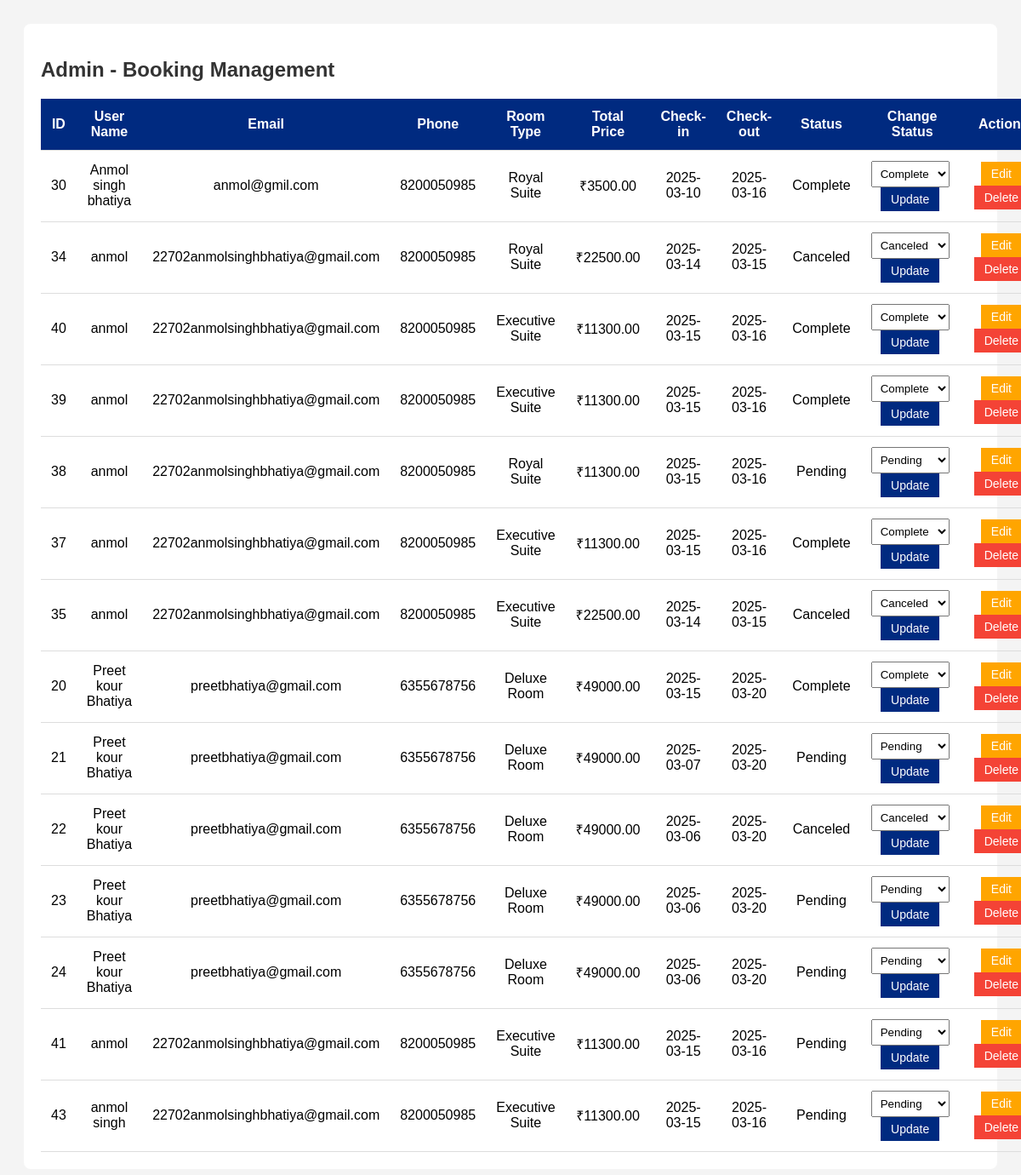
The page /include/Admin/Hotel_booking_detalis.php (signed in) on the database its author committed.
### tables this page shows
CREATE TABLE `hotels_bookings` (
  `id` int(11) NOT NULL,
  `user_name` varchar(255) NOT NULL,
  `user_email` varchar(255) NOT NULL,
  `user_phone` varchar(15) DEFAULT NULL,
  `hotel_id` int(11) DEFAULT NULL,
  `room_type` varchar(100) DEFAULT NULL,
  `total_price` decimal(10,2) DEFAULT NULL,
  `checkin_date` date DEFAULT NULL,
  `checkout_date` date DEFAULT NULL,
  `booking_date` timestamp NULL DEFAULT CURRENT_TIMESTAMP,
  `card_number` varchar(16) NOT NULL,
  `expiry_date` varchar(5) NOT NULL,
  `cvv` varchar(3) NOT NULL,
  `status` enum('pending','complete','canceled') DEFAULT 'pending'
);

### include/Admin/Hotel_booking_detalis.php (the view, shortened to what this page needs)
<?php
$servername = "localhost";
$username = "root";
$password = "";
$dbname = "hotel_booking_system";
$conn = new mysqli($servername, $username, $password, $dbname);
$query = "SELECT * FROM hotels_bookings";
$result = $conn->query($query);
?>
<!DOCTYPE html>
<html lang="en">
<head>
</head>
<body>
<div class="container">
    <h2>Admin - Booking Management</h2>
    <table>
        <thead>
            <tr>
                <th>ID</th>
                <th>User Name</th>
                <th>Email</th>
                <th>Phone</th>
                <th>Room Type</th>
                <th>Total Price</th>
                <th>Check-in</th>
                <th>Check-out</th>
                <th>Status</th>
                <th>Change Status</th>
                <th>Actions</th>
            </tr>
        </thead>
        <tbody>
            <?php while ($row = $result->fetch_assoc()): ?>
                <tr>
                    <td><?php echo $row['id']; ?></td>
                    <td><?php echo $row['user_name']; ?></td>
                    <td><?php echo $row['user_email']; ?></td>
                    <td><?php echo $row['user_phone']; ?></td>
                    <td><?php echo $row['room_type']; ?></td>
                    <td>₹<?php echo $row['total_price']; ?></td>
                    <td><?php echo $row['checkin_date']; ?></td>
                    <td><?php echo $row['checkout_date']; ?></td>
                    <td><?php echo ucfirst($row['status']); ?></td>
                    <td>
                        <form action="" method="POST">
                            <select name="status" required>
                                <option value="pending" <?php if ($row['status'] == 'pending') echo 'selected'; ?>>Pending</option>
                                <option value="complete" <?php if ($row['status'] == 'complete') echo 'selected'; ?>>Complete</option>
                                <option value="canceled" <?php if ($row['status'] == 'canceled') echo 'selected'; ?>>Canceled</option>
                            </select>
                            <input type="submit" name="update_status" class="action-btn update-btn" value="Update">
                        </form>
                    </td>
                    <td>
                        <form action="edit_booking.php" method="GET" style="display:inline;">
                            <input type="submit" class="action-btn edit-btn" value="Edit">
                        </form>
                        <form action="" method="POST" style="display:inline;">
                            <input type="submit" name="delete_booking" class="action-btn delete-btn" value="Delete" onclick="return confirm('Are you sure you want to delete this booking?');">
                        </form>
                    </td>
                </tr>
            <?php endwhile; ?>
        </tbody>
    </table>
</div>
</body>
</html>

### include/Admin/Hotel_booking_detalis.php (style rules this page uses)
body { font-family: Arial, sans-serif; background-color: #f4f4f4; padding: 20px; }
.container { max-width: 1200px; margin: 0 auto; background-color: #fff; padding: 20px; border-radius: 8px; }
h2 { color: #333; }
table { width: 100%; border-collapse: collapse; }
th, td { padding: 12px; border-bottom: 1px solid #ddd; text-align: center; }
th { background-color: #002a80; color: white; }
.action-btn { padding: 6px 12px; border: none; cursor: pointer; font-size: 14px; }
.update-btn { background-color: #002a80; color: white; }
.delete-btn { background-color: #f44336; color: white; }
.edit-btn { background-color: #ffa500; color: white; }
select, input { padding: 6px; margin-right: 5px; }

### rows shown on the page
hotels_bookings: id "30", user_name "Anmol singh bhatiya", user_email "anmol@gmil.com", user_phone "8200050985", room_type "Royal Suite", total_price "3500.00", checkin_date "2025-03-10", checkout_date "2025-03-16", status "Complete"
hotels_bookings: id "34", user_name "anmol", user_email "22702anmolsinghbhatiya@gmail.com", user_phone "8200050985", room_type "Royal Suite", total_price "22500.00", checkin_date "2025-03-14", checkout_date "2025-03-15", status "Canceled"
hotels_bookings: id "40", user_name "anmol", user_email "22702anmolsinghbhatiya@gmail.com", user_phone "8200050985", room_type "Executive Suite", total_price "11300.00", checkin_date "2025-03-15", checkout_date "2025-03-16", status "Complete"
hotels_bookings: id "39", user_name "anmol", user_email "22702anmolsinghbhatiya@gmail.com", user_phone "8200050985", room_type "Executive Suite", total_price "11300.00", checkin_date "2025-03-15", checkout_date "2025-03-16", status "Complete"
hotels_bookings: id "38", user_name "anmol", user_email "22702anmolsinghbhatiya@gmail.com", user_phone "8200050985", room_type "Royal Suite", total_price "11300.00", checkin_date "2025-03-15", checkout_date "2025-03-16", status "Pending"
hotels_bookings: id "37", user_name "anmol", user_email "22702anmolsinghbhatiya@gmail.com", user_phone "8200050985", room_type "Executive Suite", total_price "11300.00", checkin_date "2025-03-15", checkout_date "2025-03-16", status "Complete"
hotels_bookings: id "35", user_name "anmol", user_email "22702anmolsinghbhatiya@gmail.com", user_phone "8200050985", room_type "Executive Suite", total_price "22500.00", checkin_date "2025-03-14", checkout_date "2025-03-15", status "Canceled"
hotels_bookings: id "20", user_name "Preet kour Bhatiya", user_email "preetbhatiya@gmail.com", user_phone "6355678756", room_type "Deluxe Room", total_price "49000.00", checkin_date "2025-03-15", checkout_date "2025-03-20", status "Complete"
hotels_bookings: id "21", user_name "Preet kour Bhatiya", user_email "preetbhatiya@gmail.com", user_phone "6355678756", room_type "Deluxe Room", total_price "49000.00", checkin_date "2025-03-07", checkout_date "2025-03-20", status "Pending"
hotels_bookings: id "22", user_name "Preet kour Bhatiya", user_email "preetbhatiya@gmail.com", user_phone "6355678756", room_type "Deluxe Room", total_price "49000.00", checkin_date "2025-03-06", checkout_date "2025-03-20", status "Canceled"
hotels_bookings: id "23", user_name "Preet kour Bhatiya", user_email "preetbhatiya@gmail.com", user_phone "6355678756", room_type "Deluxe Room", total_price "49000.00", checkin_date "2025-03-06", checkout_date "2025-03-20", status "Pending"
hotels_bookings: id "24", user_name "Preet kour Bhatiya", user_email "preetbhatiya@gmail.com", user_phone "6355678756", room_type "Deluxe Room", total_price "49000.00", checkin_date "2025-03-06", checkout_date "2025-03-20", status "Pending"
hotels_bookings: id "41", user_name "anmol", user_email "22702anmolsinghbhatiya@gmail.com", user_phone "8200050985", room_type "Executive Suite", total_price "11300.00", checkin_date "2025-03-15", checkout_date "2025-03-16", status "Pending"
hotels_bookings: id "43", user_name "anmol singh", user_email "22702anmolsinghbhatiya@gmail.com", user_phone "8200050985", room_type "Executive Suite", total_price "11300.00", checkin_date "2025-03-15", checkout_date "2025-03-16", status "Pending"
